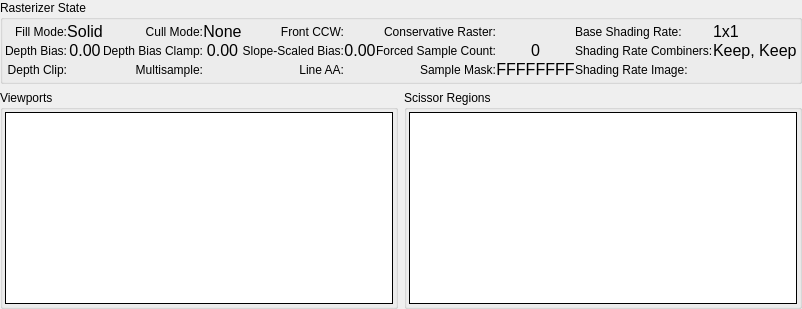
     <widget class="QWidget" name="RS">
      <attribute name="title">
       <string>Rasterizer</string>
      </attribute>
      <layout class="QGridLayout" name="gridLayout_2">
       <property name="leftMargin">
        <number>0</number>
       </property>
       <property name="topMargin">
        <number>0</number>
       </property>
       <property name="rightMargin">
        <number>0</number>
       </property>
       <property name="bottomMargin">
        <number>0</number>
       </property>
       <item row="1" column="1">
        <widget class="QGroupBox" name="scissorGroup">
         <property name="sizePolicy">
          <sizepolicy hsizetype="Expanding" vsizetype="Expanding">
           <horstretch>0</horstretch>
           <verstretch>0</verstretch>
          </sizepolicy>
         </property>
         <property name="title">
          <string>Scissor Regions</string>
         </property>
         <layout class="QHBoxLayout" name="horizontalLayout_22">
          <property name="leftMargin">
           <number>2</number>
          </property>
          <property name="topMargin">
           <number>2</number>
          </property>
          <property name="rightMargin">
           <number>2</number>
          </property>
          <property name="bottomMargin">
           <number>2</number>
          </property>
          <item>
           <widget class="RDTreeWidget" name="scissors">
            <property name="frameShape">
             <enum>QFrame::Box</enum>
            </property>
            <property name="frameShadow">
             <enum>QFrame::Plain</enum>
            </property>
            <property name="editTriggers">
             <set>QAbstractItemView::NoEditTriggers</set>
            </property>
            <property name="showDropIndicator" stdset="0">
             <bool>false</bool>
            </property>
            <property name="indentation">
             <number>0</number>
            </property>
            <property name="rootIsDecorated">
             <bool>false</bool>
            </property>
            <property name="allColumnsShowFocus">
             <bool>true</bool>
            </property>
            <attribute name="headerMinimumSectionSize">
             <number>50</number>
            </attribute>
           </widget>
          </item>
         </layout>
        </widget>
       </item>
       <item row="0" column="0" colspan="2">
        <widget class="QGroupBox" name="rasterizerGroup">
         <property name="title">
          <string>Rasterizer State</string>
         </property>
         <layout class="QGridLayout" name="rasterizerGridLayout">
          <property name="leftMargin">
           <number>2</number>
          </property>
          <property name="topMargin">
           <number>2</number>
          </property>
          <property name="rightMargin">
           <number>2</number>
          </property>
          <property name="bottomMargin">
           <number>2</number>
          </property>
          <property name="spacing">
           <number>0</number>
          </property>
          <item row="0" column="1">
           <widget class="QLabel" name="fillMode">
            <property name="font">
             <font>
              <pointsize>12</pointsize>
             </font>
            </property>
            <property name="text">
             <string>Solid</string>
            </property>
            <property name="alignment">
             <set>Qt::AlignCenter</set>
            </property>
            <property name="margin">
             <number>4</number>
            </property>
           </widget>
          </item>
          <item row="1" column="1">
           <widget class="QLabel" name="depthBias">
            <property name="font">
             <font>
              <pointsize>12</pointsize>
             </font>
            </property>
            <property name="text">
             <string>0.00</string>
            </property>
            <property name="alignment">
             <set>Qt::AlignCenter</set>
            </property>
            <property name="margin">
             <number>4</number>
            </property>
           </widget>
          </item>
          <item row="3" column="2">
           <spacer name="rastVSpacer">
            <property name="orientation">
             <enum>Qt::Vertical</enum>
            </property>
            <property name="sizeType">
             <enum>QSizePolicy::Preferred</enum>
            </property>
            <property name="sizeHint" stdset="0">
             <size>
              <width>0</width>
              <height>0</height>
             </size>
            </property>
           </spacer>
          </item>
          <item row="0" column="0">
           <widget class="QLabel" name="fillModeLabel">
            <property name="text">
             <string>Fill Mode:</string>
            </property>
            <property name="alignment">
             <set>Qt::AlignRight|Qt::AlignTrailing|Qt::AlignVCenter</set>
            </property>
            <property name="wordWrap">
             <bool>true</bool>
            </property>
           </widget>
          </item>
          <item row="1" column="0">
           <widget class="QLabel" name="depthBiasLabel">
            <property name="text">
             <string>Depth Bias:</string>
            </property>
            <property name="alignment">
             <set>Qt::AlignRight|Qt::AlignTrailing|Qt::AlignVCenter</set>
            </property>
            <property name="wordWrap">
             <bool>true</bool>
            </property>
           </widget>
          </item>
          <item row="2" column="4">
           <widget class="QLabel" name="lineAALabel">
            <property name="text">
             <string>Line AA:</string>
            </property>
            <property name="alignment">
             <set>Qt::AlignRight|Qt::AlignTrailing|Qt::AlignVCenter</set>
            </property>
            <property name="wordWrap">
             <bool>true</bool>
            </property>
           </widget>
          </item>
          <item row="0" column="6">
           <widget class="QLabel" name="conservativeRasterLabel">
            <property name="text">
             <string>Conservative Raster:</string>
            </property>
            <property name="alignment">
             <set>Qt::AlignRight|Qt::AlignTrailing|Qt::AlignVCenter</set>
            </property>
            <property name="wordWrap">
             <bool>true</bool>
            </property>
           </widget>
          </item>
          <item row="1" column="6">
           <widget class="QLabel" name="forcedSampleCountLabel">
            <property name="text">
             <string>Forced Sample Count:</string>
            </property>
            <property name="alignment">
             <set>Qt::AlignRight|Qt::AlignTrailing|Qt::AlignVCenter</set>
            </property>
            <property name="wordWrap">
             <bool>true</bool>
            </property>
           </widget>
          </item>
          <item row="0" column="7">
           <widget class="QLabel" name="conservativeRaster">
            <property name="text">
             <string/>
            </property>
            <property name="pixmap">
             <pixmap resource="../../Resources/resources.qrc">:/cross.png</pixmap>
            </property>
            <property name="alignment">
             <set>Qt::AlignCenter</set>
            </property>
            <property name="margin">
             <number>4</number>
            </property>
           </widget>
          </item>
          <item row="2" column="3">
           <widget class="QLabel" name="multisample">
            <property name="text">
             <string/>
            </property>
            <property name="pixmap">
             <pixmap resource="../../Resources/resources.qrc">:/cross.png</pixmap>
            </property>
            <property name="alignment">
             <set>Qt::AlignCenter</set>
            </property>
            <property name="margin">
             <number>4</number>
            </property>
           </widget>
          </item>
          <item row="0" column="5">
           <widget class="QLabel" name="frontCCW">
            <property name="text">
             <string/>
            </property>
            <property name="pixmap">
             <pixmap resource="../../Resources/resources.qrc">:/cross.png</pixmap>
            </property>
            <property name="alignment">
             <set>Qt::AlignCenter</set>
            </property>
            <property name="margin">
             <number>4</number>
            </property>
           </widget>
          </item>
          <item row="2" column="1">
           <widget class="QLabel" name="depthClip">
            <property name="text">
             <string/>
            </property>
            <property name="pixmap">
             <pixmap resource="../../Resources/resources.qrc">:/cross.png</pixmap>
            </property>
            <property name="alignment">
             <set>Qt::AlignCenter</set>
            </property>
            <property name="margin">
             <number>4</number>
            </property>
           </widget>
          </item>
          <item row="1" column="5">
           <widget class="QLabel" name="slopeScaledBias">
            <property name="font">
             <font>
              <pointsize>12</pointsize>
             </font>
            </property>
            <property name="text">
             <string>0.00</string>
            </property>
            <property name="alignment">
             <set>Qt::AlignCenter</set>
            </property>
            <property name="margin">
             <number>4</number>
            </property>
           </widget>
          </item>
          <item row="2" column="2">
           <widget class="QLabel" name="multisampleLabel">
            <property name="text">
             <string>Multisample:</string>
            </property>
            <property name="alignment">
             <set>Qt::AlignRight|Qt::AlignTrailing|Qt::AlignVCenter</set>
            </property>
            <property name="wordWrap">
             <bool>true</bool>
            </property>
           </widget>
          </item>
          <item row="0" column="10">
           <spacer name="rastHSpacer">
            <property name="orientation">
             <enum>Qt::Horizontal</enum>
            </property>
            <property name="sizeType">
             <enum>QSizePolicy::MinimumExpanding</enum>
            </property>
            <property name="sizeHint" stdset="0">
             <size>
              <width>0</width>
              <height>0</height>
             </size>
            </property>
           </spacer>
          </item>
          <item row="2" column="0">
           <widget class="QLabel" name="depthClipLabel">
            <property name="text">
             <string>Depth Clip:</string>
            </property>
            <property name="alignment">
             <set>Qt::AlignRight|Qt::AlignTrailing|Qt::AlignVCenter</set>
            </property>
            <property name="wordWrap">
             <bool>true</bool>
            </property>
           </widget>
          </item>
          <item row="0" column="4">
           <widget class="QLabel" name="frontCCWLabel">
            <property name="text">
             <string>Front CCW:</string>
            </property>
            <property name="alignment">
             <set>Qt::AlignRight|Qt::AlignTrailing|Qt::AlignVCenter</set>
            </property>
            <property name="wordWrap">
             <bool>true</bool>
            </property>
           </widget>
          </item>
          <item row="1" column="4">
           <widget class="QLabel" name="slopeScaledBiasLabel">
            <property name="text">
             <string>Slope-Scaled Bias:</string>
            </property>
            <property name="alignment">
             <set>Qt::AlignRight|Qt::AlignTrailing|Qt::AlignVCenter</set>
            </property>
            <property name="wordWrap">
             <bool>true</bool>
            </property>
           </widget>
          </item>
          <item row="2" column="7">
           <widget class="QLabel" name="sampleMask">
            <property name="font">
             <font>
              <pointsize>12</pointsize>
             </font>
            </property>
            <property name="text">
             <string>FFFFFFFF</string>
            </property>
            <property name="alignment">
             <set>Qt::AlignCenter</set>
            </property>
            <property name="margin">
             <number>4</number>
            </property>
           </widget>
          </item>
          <item row="0" column="3">
           <widget class="QLabel" name="cullMode">
            <property name="font">
             <font>
              <pointsize>12</pointsize>
             </font>
            </property>
            <property name="text">
             <string>None</string>
            </property>
            <property name="alignment">
             <set>Qt::AlignCenter</set>
            </property>
            <property name="margin">
             <number>4</number>
            </property>
           </widget>
          </item>
          <item row="1" column="3">
           <widget class="QLabel" name="depthBiasClamp">
            <property name="font">
             <font>
              <pointsize>12</pointsize>
             </font>
            </property>
            <property name="text">
             <string>0.00</string>
            </property>
            <property name="alignment">
             <set>Qt::AlignCenter</set>
            </property>
            <property name="margin">
             <number>4</number>
            </property>
           </widget>
          </item>
          <item row="0" column="2">
           <widget class="QLabel" name="cullModeLabel">
            <property name="text">
             <string>Cull Mode:</string>
            </property>
            <property name="alignment">
             <set>Qt::AlignRight|Qt::AlignTrailing|Qt::AlignVCenter</set>
            </property>
            <property name="wordWrap">
             <bool>true</bool>
            </property>
           </widget>
          </item>
          <item row="1" column="2">
           <widget class="QLabel" name="depthBiasClampLabel">
            <property name="text">
             <string>Depth Bias Clamp:</string>
            </property>
            <property name="alignment">
             <set>Qt::AlignRight|Qt::AlignTrailing|Qt::AlignVCenter</set>
            </property>
            <property name="wordWrap">
             <bool>true</bool>
            </property>
           </widget>
          </item>
          <item row="2" column="6">
           <widget class="QLabel" name="sampleMaskLabel">
            <property name="text">
             <string>Sample Mask:</string>
            </property>
            <property name="alignment">
             <set>Qt::AlignRight|Qt::AlignTrailing|Qt::AlignVCenter</set>
            </property>
            <property name="wordWrap">
             <bool>true</bool>
            </property>
           </widget>
          </item>
          <item row="0" column="8">
           <widget class="QLabel" name="shadingRateLabel">
            <property name="text">
             <string>Base Shading Rate:</string>
            </property>
           </widget>
          </item>
          <item row="2" column="5">
           <widget class="QLabel" name="lineAA">
            <property name="text">
             <string/>
            </property>
            <property name="pixmap">
             <pixmap resource="../../Resources/resources.qrc">:/cross.png</pixmap>
            </property>
            <property name="alignment">
             <set>Qt::AlignCenter</set>
            </property>
            <property name="margin">
             <number>4</number>
            </property>
           </widget>
          </item>
          <item row="1" column="7">
           <widget class="QLabel" name="forcedSampleCount">
            <property name="font">
             <font>
              <pointsize>12</pointsize>
             </font>
            </property>
            <property name="text">
             <string>0</string>
            </property>
            <property name="alignment">
             <set>Qt::AlignCenter</set>
            </property>
            <property name="margin">
             <number>4</number>
            </property>
           </widget>
          </item>
          <item row="0" column="9">
           <widget class="QLabel" name="baseShadingRate">
            <property name="font">
             <font>
              <pointsize>12</pointsize>
             </font>
            </property>
            <property name="text">
             <string>1x1</string>
            </property>
           </widget>
          </item>
          <item row="2" column="8">
           <widget class="QLabel" name="shadingRateImageLabel">
            <property name="text">
             <string>Shading Rate Image:</string>
            </property>
           </widget>
          </item>
          <item row="2" column="9">
           <widget class="RDLabel" name="shadingRateImage"/>
          </item>
          <item row="1" column="8">
           <widget class="QLabel" name="shadingRateCombinersLabel">
            <property name="text">
             <string>Shading Rate Combiners:</string>
            </property>
           </widget>
          </item>
          <item row="1" column="9">
           <widget class="QLabel" name="shadingRateCombiners">
            <property name="font">
             <font>
              <pointsize>12</pointsize>
             </font>
            </property>
            <property name="text">
             <string>Keep, Keep</string>
            </property>
           </widget>
          </item>
         </layout>
        </widget>
       </item>
       <item row="1" column="0">
        <widget class="QGroupBox" name="viewportsGroup">
         <property name="sizePolicy">
          <sizepolicy hsizetype="Expanding" vsizetype="Expanding">
           <horstretch>0</horstretch>
           <verstretch>0</verstretch>
          </sizepolicy>
         </property>
         <property name="title">
          <string>Viewports</string>
         </property>
         <layout class="QHBoxLayout" name="horizontalLayout_21">
          <property name="leftMargin">
           <number>2</number>
          </property>
          <property name="topMargin">
           <number>2</number>
          </property>
          <property name="rightMargin">
           <number>2</number>
          </property>
          <property name="bottomMargin">
           <number>2</number>
          </property>
          <item>
           <widget class="RDTreeWidget" name="viewports">
            <property name="frameShape">
             <enum>QFrame::Box</enum>
            </property>
            <property name="frameShadow">
             <enum>QFrame::Plain</enum>
            </property>
            <property name="editTriggers">
             <set>QAbstractItemView::NoEditTriggers</set>
            </property>
            <property name="showDropIndicator" stdset="0">
             <bool>false</bool>
            </property>
            <property name="indentation">
             <number>0</number>
            </property>
            <property name="rootIsDecorated">
             <bool>false</bool>
            </property>
            <property name="allColumnsShowFocus">
             <bool>true</bool>
            </property>
            <attribute name="headerMinimumSectionSize">
             <number>50</number>
            </attribute>
           </widget>
          </item>
         </layout>
        </widget>
       </item>
      </layout>
     </widget>
